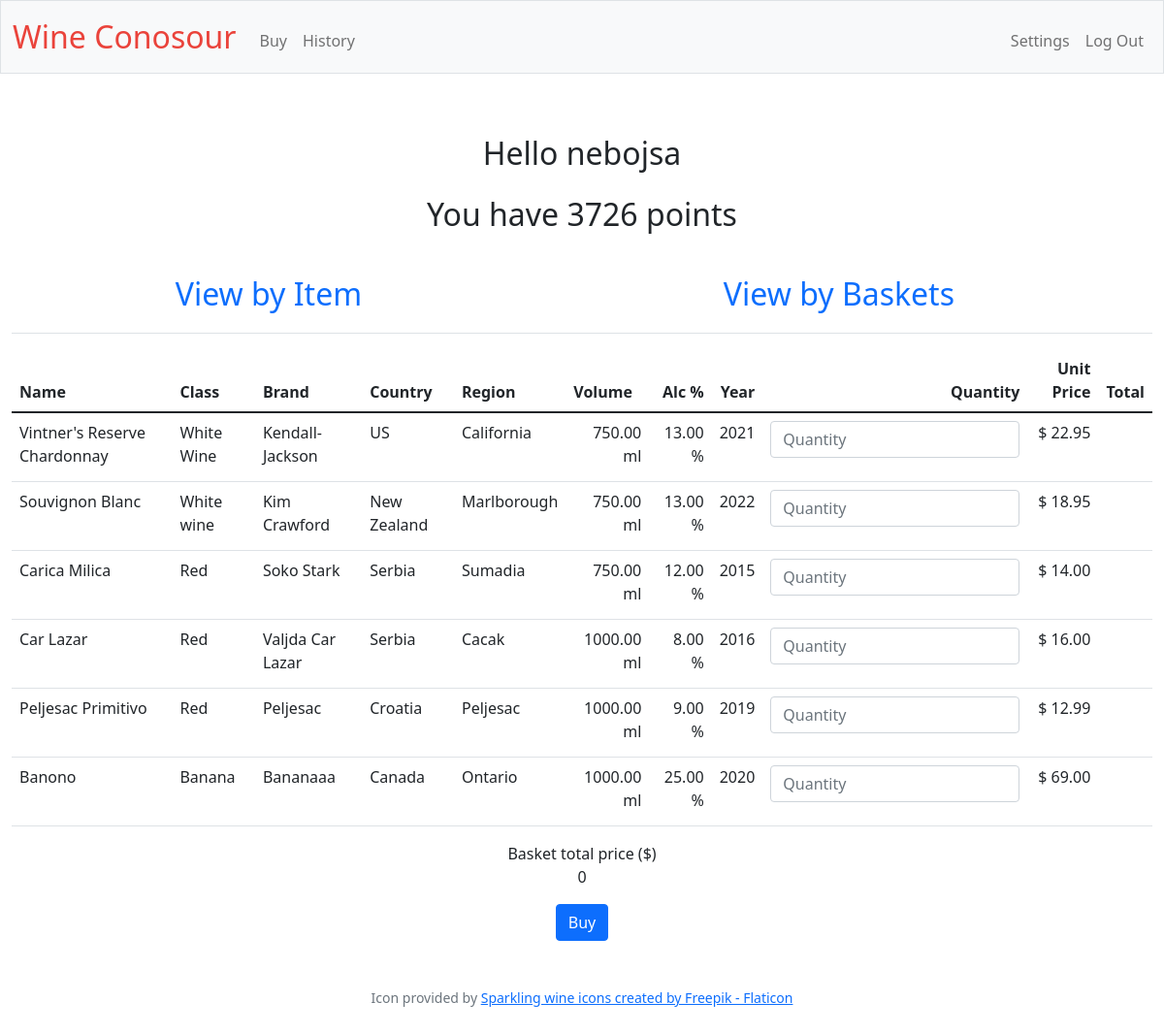
The app's page /buy (signed in) with its own data.
### tables this page shows
CREATE TABLE users
(
    id INTEGER PRIMARY KEY AUTOINCREMENT NOT NULL,
    username TEXT NOT NULL,
    hash TEXT NOT NULL,
    points NUMERIC NOT NULL DEFAULT 10000.00
);

CREATE TABLE wines
(
    id INTEGER PRIMARY KEY AUTOINCREMENT NOT NULL,
    name text not null,
    class text not null,
    brand text not null,
    country text not null,
    region text not null,
    volume float not null,
    alcohol float not null,
    year integer not null,
    price float not null
);

### app.py (the view)
@app.route("/buy", methods=["GET", "POST"])
@login_required
def buy():
    state = "not_filed"
    query = "select * from users where id = ?;"
    user = db.execute(query, session["user_id"])
    if len(user) != 1:
        return render_template("login.html"), 400
    username = user[0]["username"]
    points = user[0]["points"]
    query = "select * from wines;"
    wines = db.execute(query);
    num_rows = len(wines)
    if request.method == "POST":
        """ take the wine the user clicked and execute purchase """
        basket_price = 0
        item_prices = [float(wine["price"]) for wine in wines]
        str_quants = [request.form.get("quantity" + str(wine["id"])) for wine in wines]
        quantities = [int(str_quant) if str_quant != "" else 0 for str_quant in str_quants]
        total_prices = [item_prices[i] * quantities[i] for i in range(0, num_rows)]
        purchased = [1 if quantity > 0 else 0 for quantity in quantities]
        basket_price = sum(total_prices)
        points_earned = basket_price
        stripe_transaction = "stripe transaction placeholder string"
        query = "insert into baskets (user_id,basket_price,points_earned,transaction_date,stripe_transaction) values (?,?,?,current_timestamp,?);"
        db.execute(
            query,
            session["user_id"],
            basket_price,
            points_earned,
            stripe_transaction
        )
        query = "select points from users where id = ?"
        points = db.execute(query, session["user_id"])[0]["points"]
        points += points_earned
        query = "update users set points = ? where id = ? ;"
        db.execute(query, points, session["user_id"])
        query = "select max(id) as id from baskets;"
        basket_id = int(db.execute(query)[0]["id"])
        for i in range(0, num_rows):
            if purchased[i] == 1:
                query = "insert into purchases (basket_id,wine_id,quantity,item_price) values (?, ?, ?, ?);"
                db.execute(
                    query,
                    basket_id,
                    wines[i]["id"],
                    quantities[i],
                    item_prices[i]
                )
        return redirect("/history")
    else:
        return render_template(
            "buy.html",
            state=state,
            wines=wines,
            username=username,
            points=points
        )

### app.py (called while the page is built)
@app.after_request
def after_request(response):
    response.headers["Cache-Control"] = "no-cache, no-store, must-revalidate"
    response.headers["Expires"] = 0
    response.headers["Pragma"] = "no-cache"
    return response

### helpers.py (called while the page is built)
def login_required(f):
    @wraps(f)
    def decorated_function(*args, **kwargs):
        if session.get("user_id") is None:
            return redirect("/login")
        return f(*args, **kwargs)
    return decorated_function

### templates/buy.html (shortened to what this page needs)
{% extends "profile.html" %}
{% block content %}
    <form action="/buy" method="post">
        <table class="table">
            <thead>
                <tr>
                    <th class="text-start">Name</th>
                    <th class="text-start">Class</th>
                    <th class="text-start">Brand</th>
                    <th class="text-start">Country</th>
                    <th class="text-start">Region</th>
                    <th class="text-start">Volume</th>
                    <th class="text-end">Alc %</th>
                    <th class="text-end">Year</th>
                    <th class="text-end">Quantity</th>
                    <th class="text-end">Unit Price</th>
                    <th class="text-end">Total</th>
                </tr>
            </thead>
            <tbody>
                {% for wine in wines | reverse %}
                    <tr>
                        <td class="text-start">{{ wine.name }}</td>
                        <td class="text-start">{{ wine.class }}</td>
                        <td class="text-start">{{ wine.brand }}</td>
                        <td class="text-start">{{ wine.country }}</td>
                        <td class="text-start">{{ wine.region }}</td>
                        <td class="text-end">{{ "%3.2f" | format(wine.volume) }} ml</td>
                        <td class="text-end">{{ "%3.2f" | format(wine.alcohol) }} %</td>
                        <td class="text-end">{{ wine.year }}</td>
                        <td class="text-end">
                            <div class="mb-3">
                                <input id="quantity{{ wine.id }}" autocomplete="off" autofocus class="form-control mx-auto w-auto" name="quantity{{wine.id}}" placeholder="Quantity" type="number">
                            </div>
                        </td>
                        <td class="text-end">{{ "$ %3.2f" | format(wine.price) }}</td>
                        <td class="text-end">
                        </td>
                    </tr>
                {% endfor %}
            </tbody>
        </table>
        <div class="mb-3">
            Basket total price ($)
            <p id = "basket_total">0</p>
        </div>
        <button class="btn btn-primary" type="submit">Buy</button>
    </form>
{% endblock %}

### templates/profile.html (shortened to what this page needs)
{% extends "layout.html" %}
{% block main %}
<div class="content" style="font-size: 32px;">Hello {{ username }}</div>
<div class="content" style="font-size: 32px;">You have {{ points }} points</div>
<table class="table">
    <tr>
        <td>
            <div class="navbar-nav me-auto mt-2" style="font-size: 32px;">
                <a class="nav-link" href="/history">View by Item</a>
            </div>
        </td>
        <td>
            <div class="navbar-nav me-auto mt-2" style="font-size: 32px;">
                <a class="nav-link" href="/baskets">View by Baskets</a>
            </div>
        </td>
    </tr>
</table>
{% block content %}
{% endblock %}
{% endblock %}

### static/styles.css (style rules this page uses)
.content { background-color: #ffffff; padding: 5px; margin: 5px; }

### records on screen
users: username "nebojsa", points "3726"
wines: name "Vintner's Reserve Chardonnay", class "White Wine", brand "Kendall-Jackson", country "US", region "California", volume "750.00", alcohol "13.00", year "2021", price "$ 22.95"
wines: name "Souvignon Blanc", class "White wine", brand "Kim Crawford", country "New Zealand", region "Marlborough", volume "750.00", alcohol "13.00", year "2022", price "$ 18.95"
wines: name "Carica Milica", class "Red", brand "Soko Stark", country "Serbia", region "Sumadia", volume "750.00", alcohol "12.00", year "2015", price "$ 14.00"
wines: name "Car Lazar", class "Red", brand "Valjda Car Lazar", country "Serbia", region "Cacak", volume "1000.00", alcohol "8.00", year "2016", price "$ 16.00"
wines: name "Peljesac Primitivo", class "Red", brand "Peljesac", country "Croatia", region "Peljesac", volume "1000.00", alcohol "9.00", year "2019", price "$ 12.99"
wines: name "Banono", class "Banana", brand "Bananaaa", country "Canada", region "Ontario", volume "1000.00", alcohol "25.00", year "2020", price "$ 69.00"
